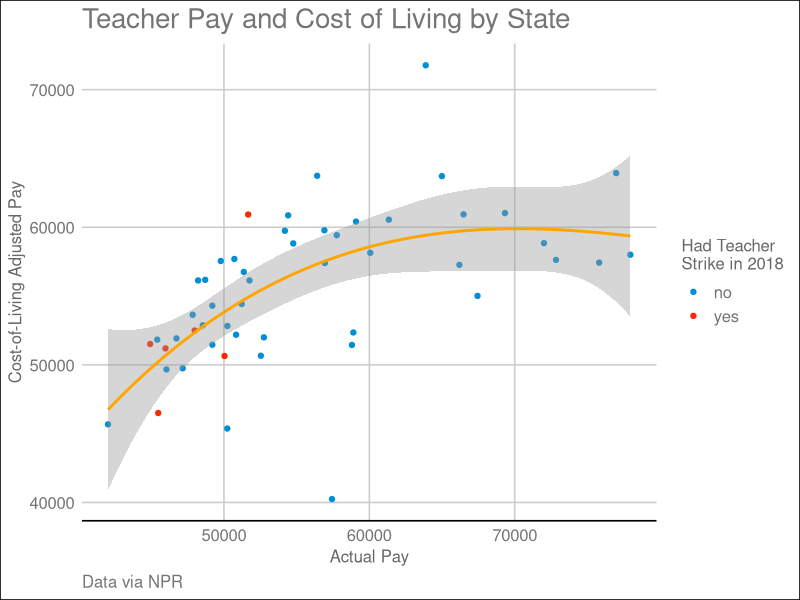

Reproduce this figure in R.

library(tidyverse)
library(ggthemes)
library(readxl)

states<-read_xlsx("data.xlsx")
states
ggplot(states, aes(x=`Actual Pay`, y = `Adjusted Pay`)) + 
  geom_point(aes(color=factor(Strike))) +
  geom_smooth(method = "lm", color="orange", formula = y ~ splines::bs(x, 3)) + 
  labs(
    title="Teacher Pay and Cost of Living by State",
    y = "Cost-of-Living Adjusted Pay",
    x = "Actual Pay",
    color = "Had Teacher 
Strike in 2018",
    caption = "Data via NPR"
  ) + 
  theme_gdocs()+
  scale_color_fivethirtyeight()
